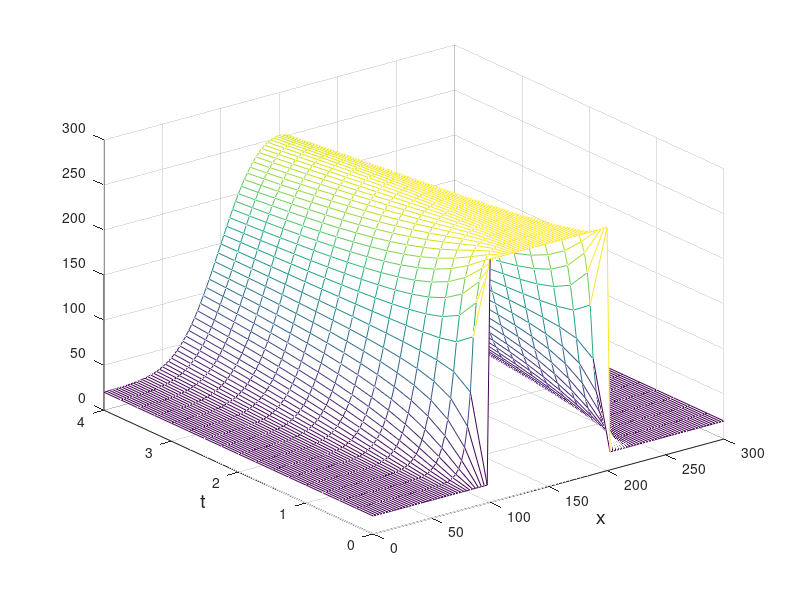

Write MATLAB code to recreate this figure.
function alustang3d 
% === Ikke-stasjon�r varmetransport i aluminiumstang ===
% Tester theta-skjema for sprang i startbetingelser.
% Som alustang3, men 3D-plott.
%
% theta = 0:   FTCS-skjemaet
% theta = 1/2: Crank-Nicolsons metode
% theta = 1:   Laasonen-skjemaet 
%
% Ligningen er gitt ved :
%     dT/dt = a*T''(x) , 0 < x < 1
%
% a = 100 mm/s^2 (Termisk diffusivitet)
% Stavlengde = 300 mm
% Tidskritt: dt = 0.25s
% x-skritt = h
% N = L/h - 1; % Antall deler = N + 1
% x(j) = h*j, j = 0,1, ...,N + 1 , 
%
% Startbetingelse for t = 0:
% T = T0 for 0 <= x < 100
% T = Ts for 100 <= x <= 200
% T = T0 for 200 < x <= 300
% 
% Randbetingelser : T(0) = T0 , T(N+1) = T0
% 
% Lokal funksjon : solut
%============================================================
close;
L = 300; % L = 300 mmm
h = 2.5; % dx 
N = L/h - 1; % Antall deler = N + 1
dt = 0.25; % Tidskritt i sekund
alfa = 100; % Termisk diffusivitet i mm^2/s
D = alfa*dt/h^2; % Numerisk Fourier-tall
nmax = 16; % Antall tidskritt
tid = nmax*dt;
%theta = 0.5;
theta = 1.0;
%
disp('      *****************************************');
disp('      *          Aluminiumstang               *');  
disp('      *    theta = 1:   Laasonen-skjema       *');
disp('      *    theta = 1/2: Crank-Nicolson-skjema *');
disp('      *****************************************');
disp('');
fprintf('\n Antall tidskritt............... %4.0f\n',nmax);
fprintf(' Skrittlengde................... %7.3f\n',h);
fprintf(' theta-verdi.................... %7.3f\n',theta);
fprintf(' Numerisk diffusjonstall........ %7.3f\n',D);
fprintf(' Diffusivitet................... %7.3f\n',alfa);
fprintf(' Tidskritt...................... %12.3e\n',dt);
fprintf(' Forel�pt tid................... %12.3e\n\n',tid);
%
% --- Allokerer vektorer 
a = zeros(N,1); b = a; c = a; d = a;
Told = d; Tnew = d; Tval = d; Tstart = d;
T = zeros(nmax+1,N+2);
%
%  --- Startverdier ---
T0 = 20; % grader C
Ts = 270; % grader C 
js = L/(3*h); % L/3 = 100 mm
for k = 1: N
    Tstart(k) = T0;
end
for k = js : 2*js
    Tstart(k) = Ts;
end
x = [0:h:300]';
Told = Tstart;
Tstart = [T0; Tstart; T0];
T(1,1:N+2) = Tstart;
for n = 1: nmax
    Tval = solut(theta);
    Tval = [T0; Tval; T0];
    T(n+1,1:N+2)= Tval;
end
t =(0:dt:tid)';
mesh(x,t,T);
svart = zeros(64,3);
% colormap(svart);
% title('Crank-Nicolson : \theta = 0.5','FontSize',14)
xlabel('x','FontSize',14);
ylabel('t','FontSize',14);

%axis off
%
% === Lokal funksjon solut l�ser theta-skjemaet ===
%
function vec = solut(theta)
% Da venstre side av ligningsystemet er tids-
% uavhengig , bruker vi en modifisert versjon
% av tdma som vist i lign. 13 i appendiks 9.
   J = 1:N; % Indeksvektor
   a(J) = D*theta;
   b(J) = - (1 + 2*D*theta); 
   c(J) = D*theta;
%
%=== Eliminasjon,lign. (13a),appendiks 9
c(1) = c(1)/b(1);
for j = 2 : N
    b(j) = b(j)- a(j)*c(j-1);
    c(j) = c(j)/b(j);
end
% === Beregning av h�yre side 
temp1 = 1 - 2*D*(1 - theta);
d(1) = - D*T0 -(D*(1 - theta)*Told(2) + temp1*Told(1));
d(N) = - D*T0 -(D*(1 - theta)*Told(N-1) + temp1*Told(N));
for j = 2:N-1
    d(j) = -(D*(1 - theta)*(Told(j-1) + Told(j+1)) + temp1*Told(j));
end
% === Innsetting , lign. 13b og c 
d(1) = d(1)/b(1);
for j = 2:N
    d(j) = (d(j) - a(j)*d(j-1))/b(j);
end
Tnew(N) = d(N);
for j = N-1:-1 :1
    Tnew(j) = d(j) - c(j)*Tnew(j+1);
end
Told = Tnew; % Neste tidskritt
vec = Tnew;
end % function solut
end % function alustang3

